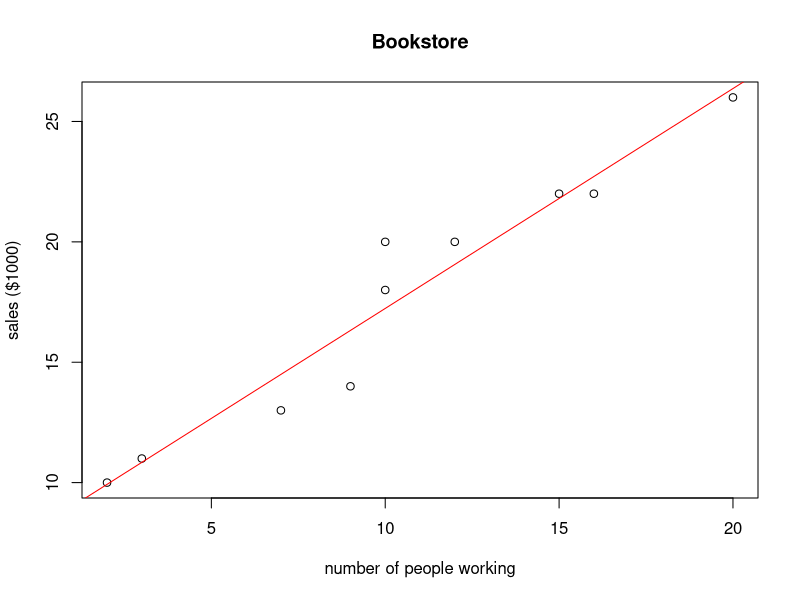

Source code (R):
## Chapter 7: 17-20

##############################
# (17) - Bookstore sales
##############################

sales_data <- read.csv('bookstore.csv')

#(a) - regression equation
# use lm(y ~ x) to find the linear model
regr <- lm(sales_data$sales.in1000. ~ sales_data$number.of.sales)
summary(regr) #outputs all of the coefficients, etc.
plot(sales_data$number.of.sales, sales_data$sales.in1000., #use auto complete here
     xlab="number of people working",
     ylab="sales ($1000)",
     main="Bookstore")
abline(regr, col="red")

# y-hat = 8.1006 + 0.9134x
# y-hat is the predicted sales in $1000s
# x in the number of sales people working


# (b) - interpret slope
# for every extra sales person, the predicted increase in sales
# is about $913.40, according to the model

# (c) - interpret y-intercept
# When zero sales people are working, the bookstore makes about
# $8100 in sales.  This might have meaning.  Perhaps the bookstore
# is making sales online as well.

# (d) - prediction for 18 people
# linear function
sales <- function (people) {
  return (8.1006 + 0.9134*people)
}
num_people <- 18
est <- sales(num_people)
sprintf("When %d people are working, the bookstore will pull about $%.1fk.", num_people, est)

# (e) - residual
# equation: e = obs - pred
# e is the residual variable because it stands for "error"

e <- 25 - sales(18)
sprintf("The residule for 18 people is $%.1fk.  This means the model is an underestimate",e)


#####################
#18
#####################

#a Write the regression equation. Define the variables used in your equation. 
